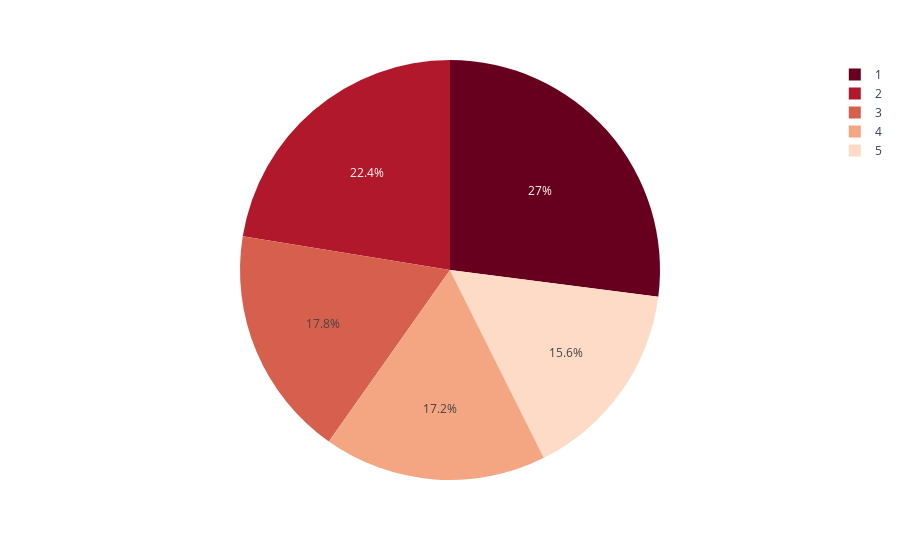

Notebook cell for this chart:
### Markdown cell above
## Q12

### Code cell
fig = px.pie(values=df_star['funny'], names=df_star.index,color_discrete_sequence=px.colors.sequential.RdBu)
fig.show()

### Figure 1 — Plotly figure (JSON) as saved in the notebook; plotly's stock layout.template omitted (floating-point values rounded to 4 significant figures)
{"data": [{"domain": {"x": [0, 1], "y": [0, 1]}, "hovertemplate": "label=%{label}<br>value=%{value}<extra></extra>", "labels": [1, 2, 3, 4, 5], "legendgroup": "", "name": "", "showlegend": true, "type": "pie", "values": [1.056, 0.8759, 0.6947, 0.6704, 0.6086]}], "layout": {"legend": {"tracegroupgap": 0}, "margin": {"t": 60}, "piecolorway": ["rgb(103,0,31)", "rgb(178,24,43)", "rgb(214,96,77)", "rgb(244,165,130)", "rgb(253,219,199)", "rgb(247,247,247)", "rgb(209,229,240)", "rgb(146,197,222)", "rgb(67,147,195)", "rgb(33,102,172)", "rgb(5,48,97)"]}}
